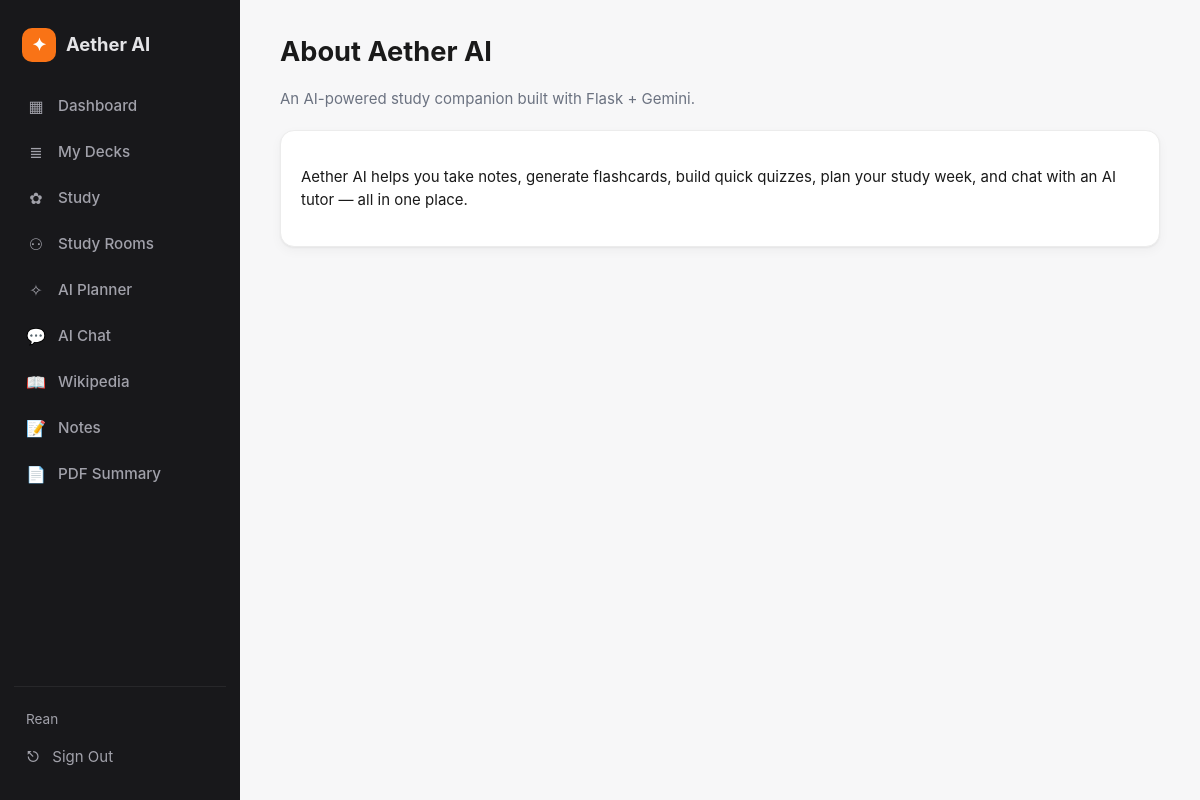
The page /about (signed in) on the database as committed earlier.
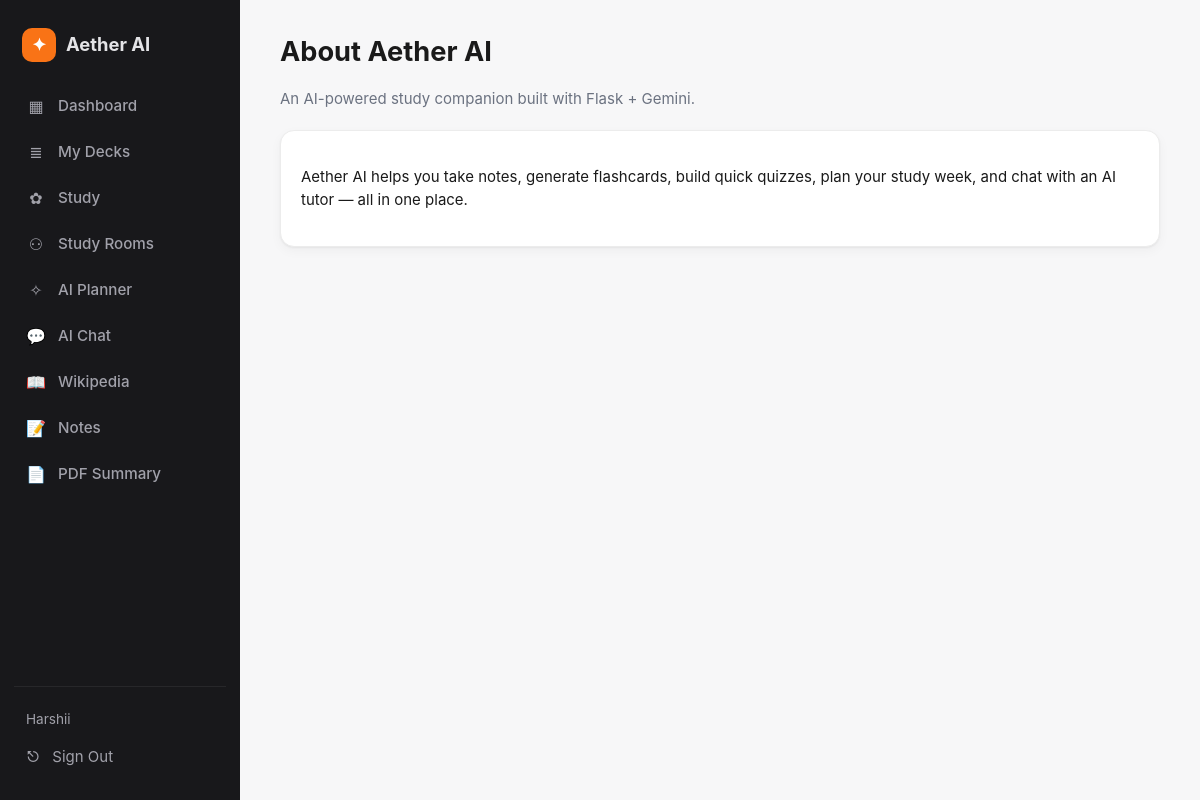
The same page on the database as committed later.
### app/models.py (models this page shows, shortened)
class User(UserMixin, db.Model):
    __tablename__ = "users"
    id = db.Column(db.Integer, primary_key=True)
    email = db.Column(db.String(120), unique=True, nullable=False)
    name = db.Column(db.String(80), nullable=False, default="Learner")
    password_hash = db.Column(db.String(256), nullable=False)
    created_at = db.Column(db.DateTime, default=datetime.utcnow)
    notes = db.relationship("Note", backref="user", cascade="all,delete", lazy=True)
    decks = db.relationship("Deck", backref="user", cascade="all,delete", lazy=True)
    quizzes = db.relationship("Quiz", backref="user", cascade="all,delete", lazy=True)
    sessions = db.relationship("ChatSession", backref="user", cascade="all,delete", lazy=True)
    plans = db.relationship("StudyPlan", backref="user", cascade="all,delete", lazy=True)
    rooms = db.relationship("StudyRoom", backref="user", cascade="all,delete", lazy=True)
    activities = db.relationship("StudyActivity", backref="user", cascade="all,delete", lazy=True)

### app/routes/main.py (the view)
@main_bp.route("/about")
def about():
    return render_template("about.html")

### app/templates/about.html
{% extends "base.html" %}
{% block content %}
<div class="page-head">
  <h1>About {{ BRAND }}</h1>
  <p class="muted">An AI-powered study companion built with Flask + Gemini.</p>
</div>
<div class="card">
  <p>{{ BRAND }} helps you take notes, generate flashcards, build quick quizzes,
     plan your study week, and chat with an AI tutor — all in one place.</p>
</div>
{% endblock %}

### app/templates/base.html (shortened to what this page needs)
<!DOCTYPE html>
<html lang="en">
<head>
  <link rel="stylesheet" href="{{ url_for('static', filename='css/styles.css') }}">
</head>
<body class="{% if current_user.is_authenticated %}has-sidebar{% endif %}">
{% if current_user.is_authenticated %}
  <aside class="sidebar" id="sidebar">
    <a class="brand" href="{{ url_for('dashboard.index') }}">
      <span class="brand-logo">✦</span>
      <span class="brand-name">{{ BRAND }}</span>
    </a>
    <nav class="side-nav">
      <a href="{{ url_for('dashboard.index') }}"
         class="{% if request.endpoint == 'dashboard.index' %}active{% endif %}">
        <span class="ico">▦</span> Dashboard
      </a>
      <a href="{{ url_for('flashcards.index') }}"
         class="{% if request.blueprint == 'flashcards' %}active{% endif %}">
        <span class="ico">≣</span> My Decks
      </a>
      <a href="{{ url_for('quizzes.index') }}"
         class="{% if request.blueprint == 'quizzes' %}active{% endif %}">
        <span class="ico">✿</span> Study
      </a>
      <a href="{{ url_for('rooms.index') }}"
         class="{% if request.blueprint == 'rooms' %}active{% endif %}">
        <span class="ico">⚇</span> Study Rooms
      </a>
      <a href="{{ url_for('planner.index') }}"
         class="{% if request.blueprint == 'planner' %}active{% endif %}">
        <span class="ico">✧</span> AI Planner
      </a>
      <a href="{{ url_for('chat.index') }}"
         class="{% if request.blueprint == 'chat' %}active{% endif %}">
        <span class="ico">💬</span> AI Chat
      </a>
      <a href="{{ url_for('wikipedia.index') }}"
         class="{% if request.blueprint == 'wikipedia' %}active{% endif %}">
        <span class="ico">📖</span> Wikipedia
      </a>
      <a href="{{ url_for('notes.index') }}"
         class="{% if request.blueprint == 'notes' %}active{% endif %}">
        <span class="ico">📝</span> Notes
      </a>
      <a href="{{ url_for('pdf.index') }}"
         class="{% if request.blueprint == 'pdf' %}active{% endif %}">
        <span class="ico">📄</span> PDF Summary
      </a>
    </nav>
    <div class="side-bottom">
      <div class="user-line">{{ current_user.name }}</div>
      <a class="side-logout" href="{{ url_for('auth.logout') }}">
        <span class="ico">⎋</span> Sign Out
      </a>
    </div>
  </aside>
{% endif %}
<main class="{% if current_user.is_authenticated %}content{% else %}container{% endif %}">
  {% block content %}{% endblock %}
</main>
</body>
</html>

Rows that differ between the two databases and show on the page:
changed User: name "Rean" → "Harshii"
